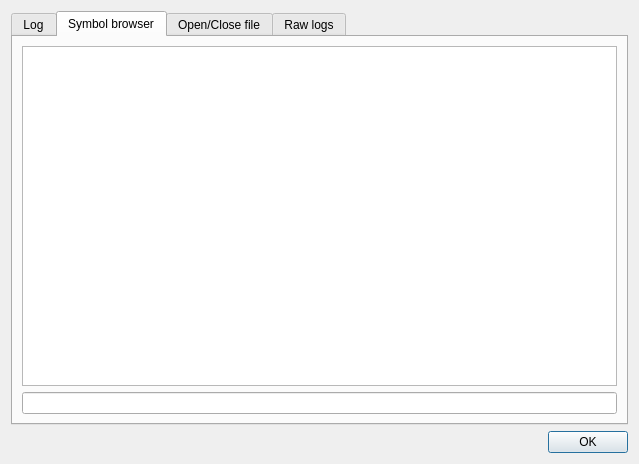
<?xml version="1.0" encoding="UTF-8"?>
<ui version="4.0">
 <class>ClangClientDialog</class>
 <widget class="QDialog" name="ClangClientDialog">
  <property name="geometry">
   <rect>
    <x>0</x>
    <y>0</y>
    <width>639</width>
    <height>464</height>
   </rect>
  </property>
  <property name="windowTitle">
   <string>Clang Client</string>
  </property>
  <layout class="QVBoxLayout" name="verticalLayout">
   <item>
    <widget class="QTabWidget" name="tabWidget">
     <property name="currentIndex">
      <number>1</number>
     </property>
     <widget class="QWidget" name="tab">
      <attribute name="title">
       <string>Log</string>
      </attribute>
      <layout class="QVBoxLayout" name="verticalLayout_5">
       <item>
        <widget class="QSplitter" name="splitter">
         <property name="orientation">
          <enum>Qt::Orientation::Horizontal</enum>
         </property>
         <widget class="QGroupBox" name="groupBox_2">
          <property name="title">
           <string>Client Message</string>
          </property>
          <layout class="QVBoxLayout" name="verticalLayout_2">
           <item>
            <widget class="QTreeView" name="clientMessageTreeView"/>
           </item>
          </layout>
         </widget>
         <widget class="QWidget" name="widget_3" native="true">
          <layout class="QVBoxLayout" name="verticalLayout_3">
           <item>
            <widget class="QListView" name="sendReceivedListView"/>
           </item>
          </layout>
         </widget>
         <widget class="QGroupBox" name="groupBox_4">
          <property name="title">
           <string>Server Message</string>
          </property>
          <layout class="QVBoxLayout" name="verticalLayout_4">
           <item>
            <widget class="QTreeView" name="serverMessageTreeView"/>
           </item>
          </layout>
         </widget>
        </widget>
       </item>
      </layout>
     </widget>
     <widget class="QWidget" name="tab_3">
      <attribute name="title">
       <string>Symbol browser</string>
      </attribute>
      <layout class="QVBoxLayout" name="verticalLayout_7">
       <item>
        <widget class="QTableWidget" name="symbolTableWidget">
         <property name="contextMenuPolicy">
          <enum>Qt::ContextMenuPolicy::CustomContextMenu</enum>
         </property>
         <property name="editTriggers">
          <set>QAbstractItemView::EditTrigger::NoEditTriggers</set>
         </property>
         <property name="selectionMode">
          <enum>QAbstractItemView::SelectionMode::SingleSelection</enum>
         </property>
         <property name="selectionBehavior">
          <enum>QAbstractItemView::SelectionBehavior::SelectRows</enum>
         </property>
        </widget>
       </item>
       <item>
        <widget class="QLineEdit" name="symbolSearchLineEdit"/>
       </item>
      </layout>
     </widget>
     <widget class="QWidget" name="tab_4">
      <attribute name="title">
       <string>Open/Close file</string>
      </attribute>
      <layout class="QVBoxLayout" name="verticalLayout_8">
       <item>
        <widget class="QTableWidget" name="fileTableWidget">
         <property name="editTriggers">
          <set>QAbstractItemView::EditTrigger::NoEditTriggers</set>
         </property>
         <property name="selectionMode">
          <enum>QAbstractItemView::SelectionMode::SingleSelection</enum>
         </property>
         <property name="selectionBehavior">
          <enum>QAbstractItemView::SelectionBehavior::SelectRows</enum>
         </property>
        </widget>
       </item>
      </layout>
     </widget>
     <widget class="QWidget" name="tab_2">
      <attribute name="title">
       <string>Raw logs</string>
      </attribute>
      <layout class="QVBoxLayout" name="verticalLayout_6">
       <item>
        <widget class="QPlainTextEdit" name="rawLogPlainTextEdit">
         <property name="readOnly">
          <bool>true</bool>
         </property>
        </widget>
       </item>
      </layout>
     </widget>
    </widget>
   </item>
   <item>
    <widget class="QDialogButtonBox" name="buttonBox">
     <property name="orientation">
      <enum>Qt::Orientation::Horizontal</enum>
     </property>
     <property name="standardButtons">
      <set>QDialogButtonBox::StandardButton::Ok</set>
     </property>
    </widget>
   </item>
  </layout>
 </widget>
 <resources/>
 <connections>
  <connection>
   <sender>buttonBox</sender>
   <signal>accepted()</signal>
   <receiver>ClangClientDialog</receiver>
   <slot>hide()</slot>
   <hints>
    <hint type="sourcelabel">
     <x>248</x>
     <y>254</y>
    </hint>
    <hint type="destinationlabel">
     <x>157</x>
     <y>274</y>
    </hint>
   </hints>
  </connection>
  <connection>
   <sender>buttonBox</sender>
   <signal>rejected()</signal>
   <receiver>ClangClientDialog</receiver>
   <slot>reject()</slot>
   <hints>
    <hint type="sourcelabel">
     <x>316</x>
     <y>260</y>
    </hint>
    <hint type="destinationlabel">
     <x>286</x>
     <y>274</y>
    </hint>
   </hints>
  </connection>
 </connections>
</ui>
